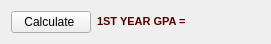
  <widget class="QWidget" name="layoutWidget">
   <property name="geometry">
    <rect>
     <x>10</x>
     <y>530</y>
     <width>271</width>
     <height>25</height>
    </rect>
   </property>
   <layout class="QHBoxLayout" name="horizontalLayout_2">
    <item>
     <widget class="QPushButton" name="pushButton_3">
      <property name="text">
       <string>Calculate </string>
      </property>
     </widget>
    </item>
    <item>
     <widget class="QLabel" name="label_21">
      <property name="text">
       <string>&lt;!DOCTYPE HTML PUBLIC &quot;-//W3C//DTD HTML 4.0//EN&quot; &quot;http://www.w3.org/TR/REC-html40/strict.dtd&quot;&gt;
&lt;html&gt;&lt;head&gt;&lt;meta name=&quot;qrichtext&quot; content=&quot;1&quot; /&gt;&lt;style type=&quot;text/css&quot;&gt;
p, li { white-space: pre-wrap; }
&lt;/style&gt;&lt;/head&gt;&lt;body style=&quot; font-family:'MS Shell Dlg 2'; font-size:8.25pt; font-weight:400; font-style:normal;&quot;&gt;
&lt;p style=&quot; margin-top:0px; margin-bottom:0px; margin-left:0px; margin-right:0px; -qt-block-indent:0; text-indent:0px;&quot;&gt;&lt;span style=&quot; font-size:8pt; font-weight:600; color:#550000;&quot;&gt;1ST YEAR GPA =&lt;/span&gt;&lt;/p&gt;&lt;/body&gt;&lt;/html&gt;</string>
      </property>
     </widget>
    </item>
    <item>
     <widget class="QLabel" name="label_20">
      <property name="font">
       <font>
        <pointsize>10</pointsize>
        <weight>75</weight>
        <bold>true</bold>
       </font>
      </property>
      <property name="text">
       <string/>
      </property>
     </widget>
    </item>
   </layout>
  </widget>
